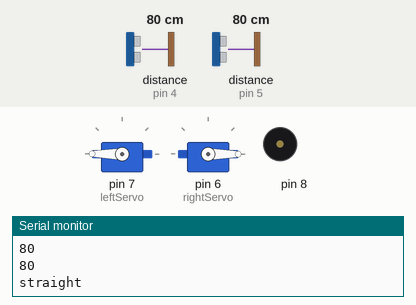
Recording of a sketch running on a simulated Arduino Uno, built with avr-gcc and run on an emulated ATmega328P. Parts: 2 × servo, buzzer (waves = sounding), the last lines printed to the serial monitor. Wiring (inferred from the names in the program): 2 × ultrasonic range finder: trigger pin 4, echo pin 4 / trigger pin 5, echo pin 5. The test bench sets the inputs (shaded band); at power-on: distance to the obstacle (sensors on pin 4, pin 5) 80 cm. The echo pulse lasts 58.3 µs per cm.

Above: at 1.2 s.
1.3 s: distance to the obstacle (sensor on pin 4) set to 18 cm
2.8 s: distance to the obstacle (sensor on pin 4) set to 15 cm
At 4.0 s:
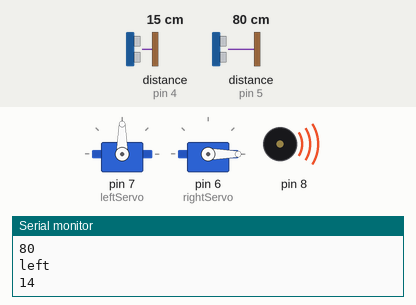
4.3 s: distance to the obstacle (sensor on pin 5) set to 6 cm
5.8 s: distance to the obstacle (sensor on pin 5) set to 3 cm
At 7.0 s:
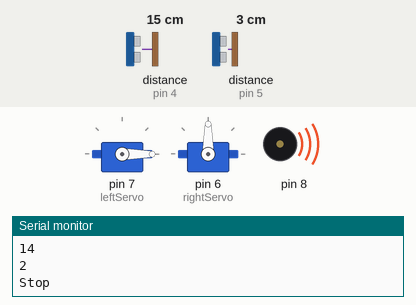
7.3 s: distance to the obstacle (sensor on pin 5) set to 15 cm
8.8 s: distance to the obstacle (sensor on pin 5) set to 18 cm
At 9.5 s:
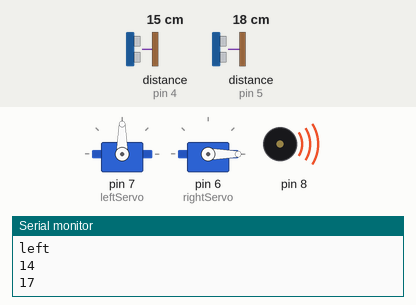
Timing chart, 0 to 11.3 s (numbered marks = the images above; inputs shaded):
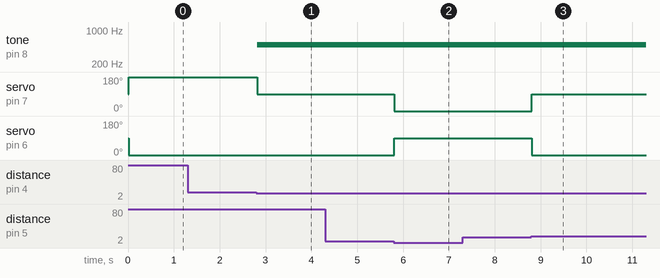

Measured:
- the behaviour switches between 17 and 16 cm on distance to the obstacle (sensor on pin 4) (found by bisection; images 0 and 1)
- the behaviour switches between 5 and 4 cm on distance to the obstacle (sensor on pin 5) (found by bisection; images 1 and 2)
- the behaviour switches between 16 and 17 cm on distance to the obstacle (sensor on pin 5) (found by bisection; images 2 and 3)
- after the input at 2.8 s, tone on pin 8: silent → 500 Hz at once; servo on pin 7 (leftServo): 180° → 90° at once
- after the input at 5.8 s, servo on pin 7 (leftServo): 90° → 0° at once; servo on pin 6 (rightServo): 0° → 90° at once
- after the input at 8.8 s, servo on pin 7 (leftServo): 0° → 90° at once; servo on pin 6 (rightServo): 90° → 0° at once

The sketch:

twoSensorRunning.ino
```cpp
// this is the arduino code for quickbot to make it easy to make and understanding the code

#include<Servo.h>
Servo rightServo;
Servo leftServo;
const int pingleft = 4;
const int pingright = 5;

void setup() {
  leftServo.attach(7);
  rightServo.attach(6);

  Serial.begin(9600);
}

void loop() {
  long left = read_left();
  long right = read_right();
  Serial.println(left);
  Serial.println(right);

  if (left > 15 && right > 15) {
    straight();
    Serial.println("straight");
  }
  if (left <= 15 && left >= 5 && right > 15) {
    left_turn();
    Serial.println("left");
  }
  if (left > 15 && right <= 15 && right >= 5) {
    right_turn();
    Serial.println("right");
  }
  if (left < 4 || right < 4) {

    leftServo.write(-180);
    rightServo.write(90);
    Serial.println("Stop");
    delay(150);

  }
}

long read_left() {
  long duration_left, cm;
  pinMode(pingleft, OUTPUT);
  digitalWrite(pingleft, LOW);
  delayMicroseconds(2);
  digitalWrite(pingleft, HIGH);
  delayMicroseconds(5);
  digitalWrite(pingleft, LOW);

  pinMode(pingleft, LOW);
  duration_left = pulseIn(pingleft, HIGH);

  cm = microsecondsToCentimeters(duration_left);
  return cm;
  delay(100);
}

long read_right() {
  long duration_right, cm;
  pinMode(pingright, OUTPUT);
  digitalWrite(pingright, LOW);
  delayMicroseconds(2);
  digitalWrite(pingright, HIGH);
  delayMicroseconds(5);
  digitalWrite(pingright, LOW);

  pinMode(pingright, LOW);
  duration_right = pulseIn(pingright, HIGH);

  cm = microsecondsToCentimeters(duration_right);
  return cm;
  delay(100);
}
long microsecondsToCentimeters(long microseconds) {
  return microseconds / 29 / 2;
}
void straight() {
  leftServo.write(180);
  rightServo.write(-180);
  noTone(8);

}
void left_turn() {
  leftServo.write(90);
  rightServo.write(-180);
  tone(8,500);
}
void right_turn() {
  leftServo.write(180);
  rightServo.write(90);
tone(8,1000);
}
```
